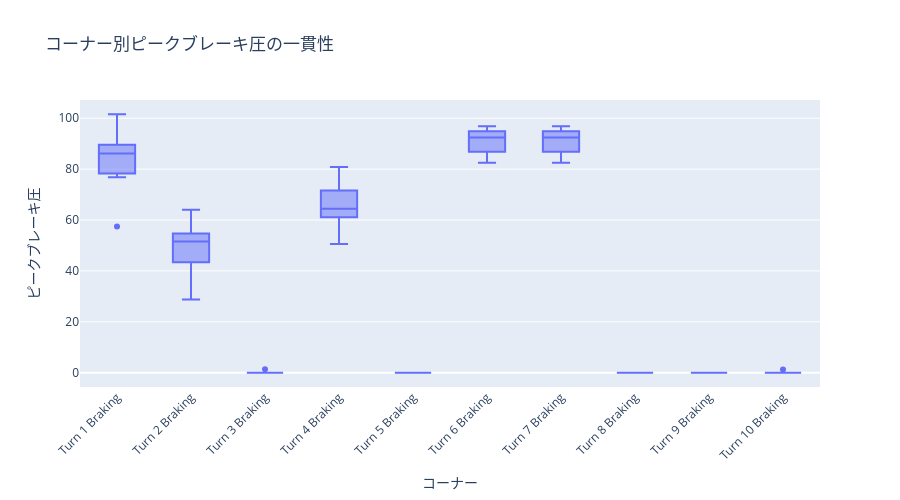

Notebook code for this chart:
### Code cell
# ピークブレーキ圧の一貫性
# ドライバーが毎ラップ同じピークブレーキ圧を掛けているかを表示

braking_with_peak = stats_df[stats_df["segment_type"] == "braking"].dropna(subset=["peak_brake"])

if len(braking_with_peak) > 0:
    fig = px.box(
        braking_with_peak,
        x="segment_name",
        y="peak_brake",
        title="コーナー別ピークブレーキ圧の一貫性",
        labels={"peak_brake": "ピークブレーキ圧", "segment_name": "コーナー"},
    )
    fig.update_layout(xaxis_tickangle=-45, width=900, height=500)
    show_fig(fig)
else:
    print("ピークブレーキ圧データがありません")

### Figure 1 — Plotly figure (JSON) as saved in the notebook; plotly's stock layout.template omitted (floating-point values rounded to 4 significant figures; data arrays with more than 128 entries replaced by an {"elided": "..."} marker saying what was removed)
{"data": [{"alignmentgroup": "True", "hovertemplate": "コーナー=%{x}<br>ピークブレーキ圧=%{y}<extra></extra>", "legendgroup": "", "marker": {"color": "#636efa"}, "name": "", "notched": false, "offsetgroup": "", "orientation": "v", "showlegend": false, "type": "box", "x": {"elided": "130 str values"}, "x0": " ", "xaxis": "x", "y": {"elided": "130 float values"}, "y0": " ", "yaxis": "y"}], "layout": {"boxmode": "group", "height": 500, "legend": {"tracegroupgap": 0}, "title": {"text": "コーナー別ピークブレーキ圧の一貫性"}, "width": 900, "xaxis": {"anchor": "y", "domain": [0.0, 1.0], "tickangle": -45, "title": {"text": "コーナー"}}, "yaxis": {"anchor": "x", "domain": [0.0, 1.0], "title": {"text": "ピークブレーキ圧"}}}}
